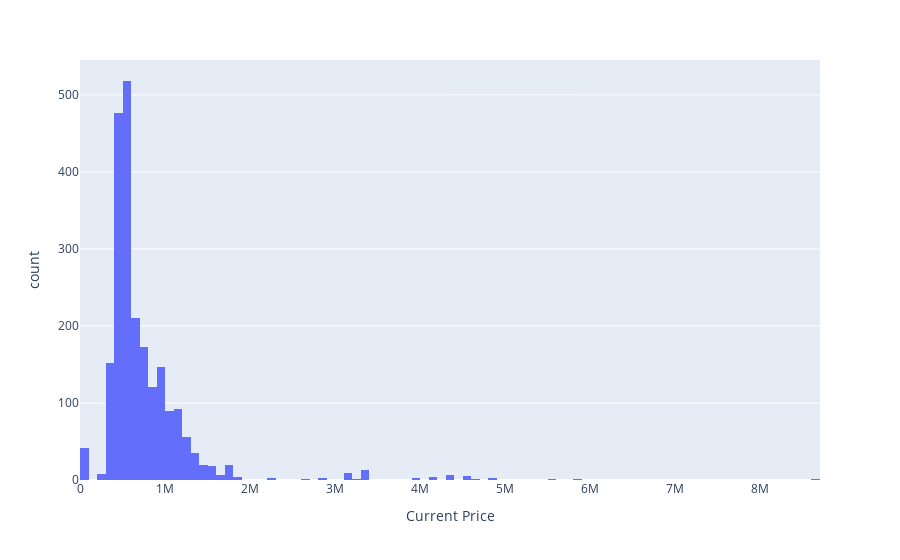

Notebook code for this chart:
### Markdown cell above
plotting histogram of current price

### Code cell
fig = px.histogram(df, 'Current Price')
fig.show()

### Figure 1 — Plotly figure (JSON) as saved in the notebook; plotly's stock layout.template omitted (floating-point values rounded to 4 significant figures; data arrays with more than 128 entries replaced by an {"elided": "..."} marker saying what was removed)
{"data": [{"alignmentgroup": "True", "bingroup": "x", "hovertemplate": "Current Price=%{x}<br>count=%{y}<extra></extra>", "legendgroup": "", "marker": {"color": "#636efa", "pattern": {"shape": ""}}, "name": "", "offsetgroup": "", "orientation": "v", "showlegend": false, "type": "histogram", "x": {"elided": "2237 int values"}, "xaxis": "x", "yaxis": "y"}], "layout": {"barmode": "relative", "legend": {"tracegroupgap": 0}, "margin": {"t": 60}, "xaxis": {"anchor": "y", "domain": [0, 1], "title": {"text": "Current Price"}}, "yaxis": {"anchor": "x", "domain": [0, 1], "title": {"text": "count"}}}}
